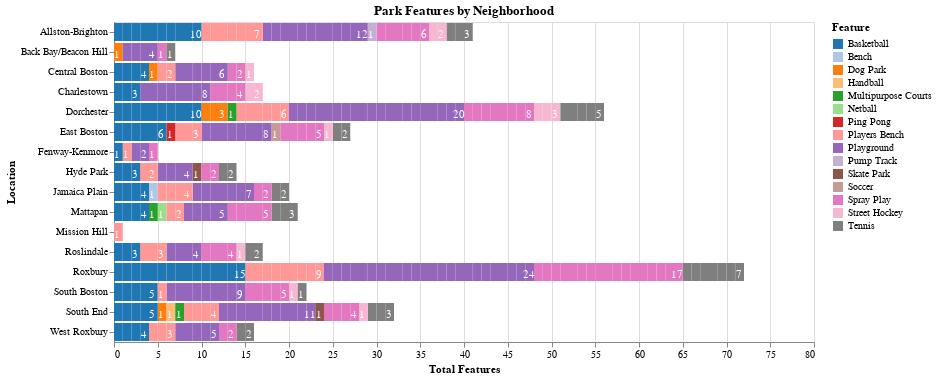

Notebook cell for this chart:
### Code cell
df = pd.read_excel("parks3.xlsx")
df1 = pd.DataFrame(df).sort_values(by='Location', ascending=False)
feat_dropdown = alt.binding_select(options=[None,'Basketball','Bench', 'Dog Park', 'Handball', 'Multipurpose Courts','Netball','Ping Pong', 'Players Bench','Playground','Pump Track','Skate Park', 'Soccer', 'Spray Play', 'Street Hockey','Tennis'],labels=['All','Basketball','Bench', 'Dog Park', 'Handball', 'Multipurpose Courts','Netball','Ping Pong', 'Players Bench','Playground','Pump Track','Skate Park', 'Soccer', 'Spray Play', 'Street Hockey','Tennis'])

feat_select = alt.selection_single(
    fields=["Feature"],
    bind=feat_dropdown,
    name=" "
)

bars = alt.Chart(df1).mark_bar().encode(
    tooltip=["Feature","Park"],
    y='Location',
    x='count(Feature):Q',
#     y=alt.Y('Location:N', sort='ascending'),
    color='Feature',
#     order=alt.Order(
#       # Sort the segments from least parks to most
#       'count():Q',
#       sort='ascending'
#     )
).add_selection(feat_select
).transform_filter(
    feat_select)

text = alt.Chart(df1).mark_text(dx=-5.4, dy=3, color='white').encode(
    tooltip=["Feature"],
    x=alt.X('count():Q', stack='zero', title='Total Features'),
    y=alt.Y('Location'),
    detail='Feature:N',
    text=alt.Text('count():Q', format='.0f')
).properties(width=700).transform_filter(
    feat_select)

(bars + text).configure_range(
    category={'scheme': 'category20'}
).properties(
    title = "Park Features by Neighborhood")

### Figure 1 — Vega-Lite specification as saved in the notebook (floating-point values rounded to 4 significant figures; data arrays with more than 128 entries replaced by an {"elided": "..."} marker saying what was removed)
{"config": {"view": {"continuousWidth": 400, "continuousHeight": 300}, "range": {"category": {"scheme": "category20"}}}, "layer": [{"mark": "bar", "encoding": {"color": {"field": "Feature", "type": "nominal"}, "tooltip": [{"field": "Feature", "type": "nominal"}, {"field": "Park", "type": "nominal"}], "x": {"aggregate": "count", "field": "Feature", "type": "quantitative"}, "y": {"field": "Location", "type": "nominal"}}, "selection": {" ": {"type": "single", "fields": ["Feature"], "bind": {"input": "select", "options": [null, "Basketball", "Bench", "Dog Park", "Handball", "Multipurpose Courts", "Netball", "Ping Pong", "Players Bench", "Playground", "Pump Track", "Skate Park", "Soccer", "Spray Play", "Street Hockey", "Tennis"], "labels": ["All", "Basketball", "Bench", "Dog Park", "Handball", "Multipurpose Courts", "Netball", "Ping Pong", "Players Bench", "Playground", "Pump Track", "Skate Park", "Soccer", "Spray Play", "Street Hockey", "Tennis"]}}}, "transform": [{"filter": {"selection": " "}}]}, {"mark": {"type": "text", "color": "white", "dx": -5.4, "dy": 3}, "encoding": {"detail": {"field": "Feature", "type": "nominal"}, "text": {"aggregate": "count", "format": ".0f", "type": "quantitative"}, "tooltip": [{"field": "Feature", "type": "nominal"}], "x": {"aggregate": "count", "stack": "zero", "title": "Total Features", "type": "quantitative"}, "y": {"field": "Location", "type": "nominal"}}, "transform": [{"filter": {"selection": " "}}], "width": 700}], "data": {"name": "data-f758afae89754b715675dbcdf09de93c"}, "title": "Park Features by Neighborhood", "$schema": "https://vega.github.io/schema/vega-lite/v4.17.0.json", "datasets": {"data-f758afae89754b715675dbcdf09de93c": {"elided": "384 records"}}}
